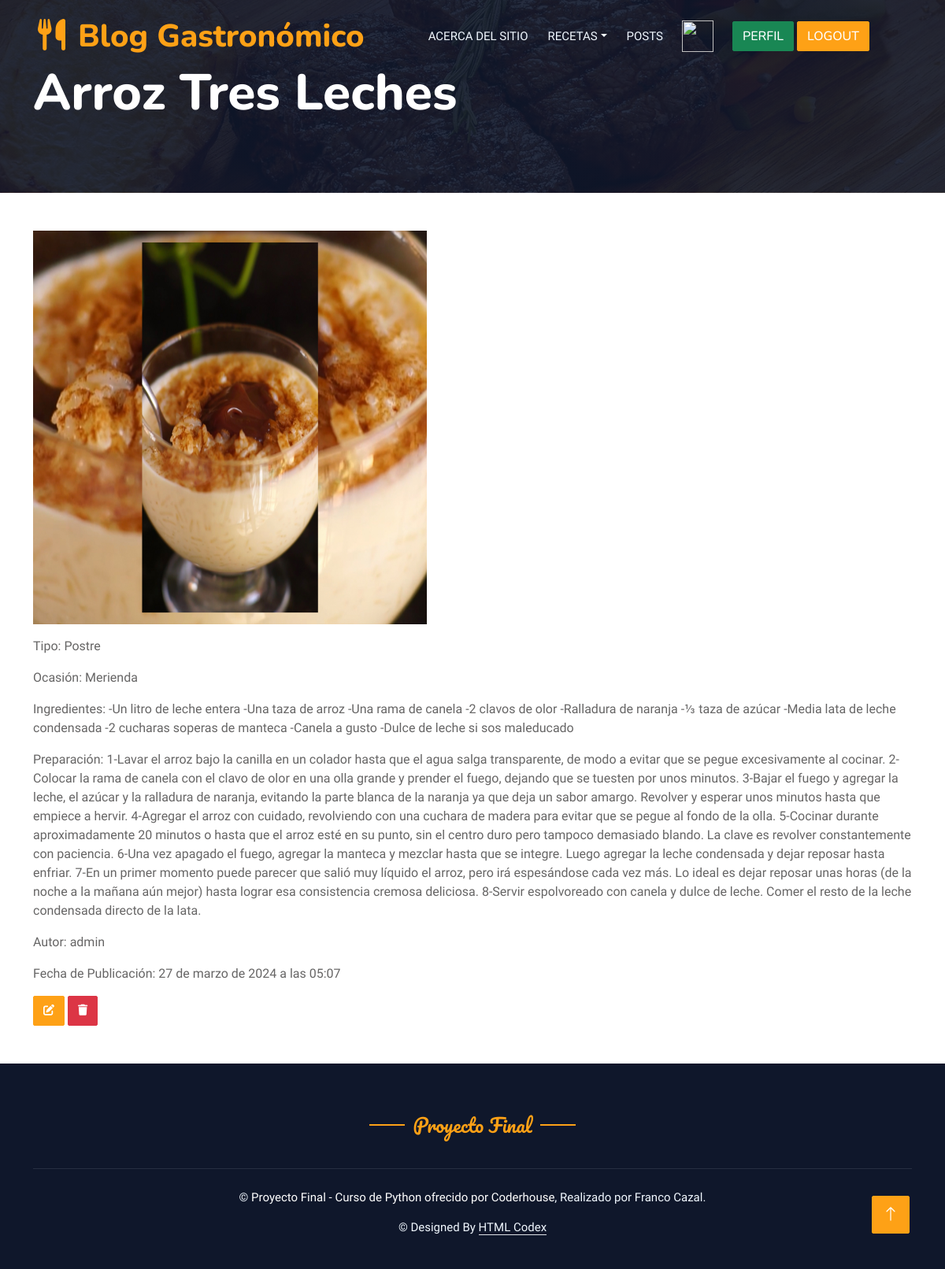
The app's page /detalleDulce/1/ (signed in) with its own data.
### aplicacion/models.py (models this page shows, shortened)
class Dulce(models.Model):
    recetaDulceTipo = (
        ('Postre','Postre'),
        ('Snack','Snack'),
    )
    usuario = models.ForeignKey(User, on_delete=models.CASCADE, null=True, blank=True)
    titulo = models.CharField(max_length=50)
    tipo = models.CharField(max_length=20, choices=recetaDulceTipo, default='snack')
    ocasion = models.CharField(max_length=20)
    ingredientes = models.TextField(null=True, blank=True)
    preparacion = models.TextField(null=True, blank=True)
    fechaPublicacion = models.DateTimeField(auto_now_add=True)
    imagenRecetaDulce = models.ImageField(upload_to="galeria", null=True)

### aplicacion/views.py (the view)
# urls.py: path('detalleDulce/<int:pk>/', DulceDetalle.as_view(), name="detalleDulce"),
class DulceDetalle(LoginRequiredMixin, DetailView):
    model = Dulce
    context_object_name = 'dulce'
    template_name = 'aplicacion/detalleDulce.html'

### aplicacion/templates/aplicacion/detalleDulce.html
{% extends 'aplicacion/pagina.html' %}
{% block titulo %}
<div class="container-xxl py-5 bg-dark hero-header mb-5">
    <div class="container my-3 py-3">
        <div class="row align-items-center g-4">
            <div class="col-lg-7 text-center text-lg-start">
                <h1 class="display-3 text-white animated slideInLeft">{{dulce.titulo}}</h1>
            </div>
        </div>
    </div>
</div>
{% endblock titulo %}
{% block contenido %}
<div class="container">
    {% if dulce.imagenRecetaDulce %}
        <p><img src="{{dulce.imagenRecetaDulce.url}}" width="500px" height="500px"></p>
    {% endif %}
    <p>Tipo: {{dulce.tipo}}</p>
    <p>Ocasión: {{dulce.ocasion}}</p>
    <p>Ingredientes: {{dulce.ingredientes}}</p>
    <p>Preparación: {{dulce.preparacion}}</p>
    <p>Autor: {{dulce.usuario}}</p>
    <p>Fecha de Publicación: {{dulce.fechaPublicacion}}</p>
    {% if user.id == dulce.usuario.id %}
        <a
            href="{% url 'updateDulce' dulce.id %}"
            class="btn btn-primary"
            style="--bs-btn-padding-y: .25rem; --bs-btn-padding-x: .5rem; --bs-btn-font-size: .75rem;"
            ><i class="fa fa-edit fa-sm" title="Edit Record"></i>
        </a>
        <a
            href="{% url 'deleteDulce' dulce.id %}"
            class="btn btn-danger"
            style="--bs-btn-padding-y: .25rem; --bs-btn-padding-x: .5rem; --bs-btn-font-size: .75rem;"
            ><i class="fa fa-trash fa-sm" title="Delete Record"></i>
        </a>
    {% endif %}
</div>
{% endblock contenido %}

### aplicacion/static/css/style.css (style rules this page uses)
:root { --primary: #FEA116; --light: #F1F8FF; --dark: #0F172B; }
.btn { font-family: 'Nunito', sans-serif; font-weight: 500; text-transform: uppercase; transition: .5s; }
.btn.btn-primary, .btn.btn-secondary { color: #FFFFFF; }
.hero-header { background: linear-gradient(rgba(15, 23, 43, .9), rgba(15, 23, 43, .9)), url(../img/bg-hero.jpg); background-position: center center; background-repeat: no-repeat; background-size: cover; }

### records on screen
Dulce: titulo "Arroz Tres Leches", imagenRecetaDulce (picture), tipo "Postre", ocasion "Merienda", ingredientes "-Un litro de leche entera -Una taza de arroz -Una rama de canela -2 clavos de olor -Ralladura de naranja -⅓ taza de azúcar -Media lata de leche condensada -2 cucharas soperas de manteca -Canela a gusto -Dulce de leche si sos maleducado", preparacion "1-Lavar el arroz bajo la canilla en un colador hasta que el agua salga transparente, de modo a evitar que se pegue excesivamente al cocinar. 2-Colocar la rama de canela con el clavo de olor en una olla grande y prender el fuego, dejando que se tuesten por unos minutos. 3-Bajar el fuego y agregar la leche, el azúcar y la ralladura de naranja, evitando la parte blanca de la naranja ya que deja un sabor amargo. Revolver y esperar unos minutos hasta que empiece a hervir. 4-Agregar el arroz con cuidado, revolviendo con una cuchara de madera para evitar que se pegue al fondo de la olla. 5-Cocinar durante aproximadamente 20 minutos o hasta que el arroz esté en su punto, sin el centro duro pero…", usuario "admin", fechaPublicacion "27 de marzo de 2024 a las 05:07"
